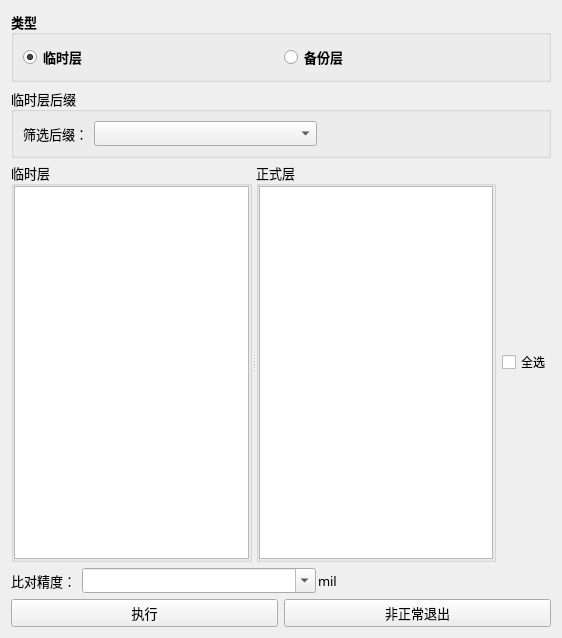
<?xml version="1.0" encoding="UTF-8"?>
<ui version="4.0">
 <class>Form</class>
 <widget class="QWidget" name="Form">
  <property name="geometry">
   <rect>
    <x>0</x>
    <y>0</y>
    <width>562</width>
    <height>624</height>
   </rect>
  </property>
  <property name="font">
   <font>
    <family>微软雅黑</family>
    <pointsize>10</pointsize>
   </font>
  </property>
  <property name="windowTitle">
   <string>临时层/备份层比对</string>
  </property>
  <layout class="QVBoxLayout" name="verticalLayout_7" stretch="0,0,0,0">
   <item>
    <widget class="QGroupBox" name="groupBox_7">
     <property name="font">
      <font>
       <family>微软雅黑</family>
       <pointsize>10</pointsize>
       <weight>75</weight>
       <bold>true</bold>
      </font>
     </property>
     <property name="title">
      <string>类型</string>
     </property>
     <layout class="QHBoxLayout" name="horizontalLayout_8">
      <item>
       <widget class="QRadioButton" name="radioButton">
        <property name="cursor">
         <cursorShape>PointingHandCursor</cursorShape>
        </property>
        <property name="text">
         <string>临时层</string>
        </property>
        <property name="checked">
         <bool>true</bool>
        </property>
       </widget>
      </item>
      <item>
       <widget class="QRadioButton" name="radioButton_2">
        <property name="cursor">
         <cursorShape>PointingHandCursor</cursorShape>
        </property>
        <property name="text">
         <string>备份层</string>
        </property>
       </widget>
      </item>
     </layout>
    </widget>
   </item>
   <item>
    <widget class="QStackedWidget" name="stackedWidget">
     <property name="currentIndex">
      <number>0</number>
     </property>
     <widget class="QWidget" name="page">
      <layout class="QVBoxLayout" name="verticalLayout_5" stretch="0,1">
       <property name="spacing">
        <number>4</number>
       </property>
       <property name="leftMargin">
        <number>0</number>
       </property>
       <property name="topMargin">
        <number>0</number>
       </property>
       <property name="rightMargin">
        <number>0</number>
       </property>
       <property name="bottomMargin">
        <number>0</number>
       </property>
       <item>
        <layout class="QHBoxLayout" name="horizontalLayout">
         <item>
          <widget class="QGroupBox" name="groupBox">
           <property name="font">
            <font>
             <family>微软雅黑</family>
             <pointsize>10</pointsize>
             <weight>50</weight>
             <bold>false</bold>
            </font>
           </property>
           <property name="title">
            <string>临时层后缀</string>
           </property>
           <layout class="QHBoxLayout" name="horizontalLayout_2" stretch="0,1,1">
            <item>
             <widget class="QLabel" name="label_3">
              <property name="font">
               <font>
                <family>微软雅黑</family>
                <pointsize>10</pointsize>
                <weight>50</weight>
                <bold>false</bold>
               </font>
              </property>
              <property name="text">
               <string>筛选后缀：</string>
              </property>
             </widget>
            </item>
            <item>
             <widget class="QComboBox" name="comboBox_temp">
              <property name="font">
               <font>
                <family>微软雅黑</family>
                <pointsize>9</pointsize>
                <weight>50</weight>
                <bold>false</bold>
               </font>
              </property>
             </widget>
            </item>
            <item>
             <spacer name="horizontalSpacer">
              <property name="orientation">
               <enum>Qt::Horizontal</enum>
              </property>
              <property name="sizeHint" stdset="0">
               <size>
                <width>40</width>
                <height>20</height>
               </size>
              </property>
             </spacer>
            </item>
           </layout>
          </widget>
         </item>
        </layout>
       </item>
       <item>
        <layout class="QHBoxLayout" name="horizontalLayout_6">
         <property name="spacing">
          <number>6</number>
         </property>
         <item>
          <widget class="QSplitter" name="splitter">
           <property name="orientation">
            <enum>Qt::Horizontal</enum>
           </property>
           <property name="opaqueResize">
            <bool>true</bool>
           </property>
           <property name="childrenCollapsible">
            <bool>false</bool>
           </property>
           <widget class="QGroupBox" name="groupBox_2">
            <property name="minimumSize">
             <size>
              <width>0</width>
              <height>400</height>
             </size>
            </property>
            <property name="title">
             <string>临时层</string>
            </property>
            <layout class="QVBoxLayout" name="verticalLayout">
             <property name="leftMargin">
              <number>0</number>
             </property>
             <property name="topMargin">
              <number>0</number>
             </property>
             <property name="rightMargin">
              <number>0</number>
             </property>
             <property name="bottomMargin">
              <number>0</number>
             </property>
             <item>
              <widget class="QListWidget" name="listWidget">
               <property name="cursor" stdset="0">
                <cursorShape>PointingHandCursor</cursorShape>
               </property>
              </widget>
             </item>
            </layout>
           </widget>
           <widget class="QGroupBox" name="groupBox_3">
            <property name="title">
             <string>正式层</string>
            </property>
            <layout class="QVBoxLayout" name="verticalLayout_2">
             <property name="leftMargin">
              <number>0</number>
             </property>
             <property name="topMargin">
              <number>0</number>
             </property>
             <property name="rightMargin">
              <number>0</number>
             </property>
             <property name="bottomMargin">
              <number>0</number>
             </property>
             <item>
              <widget class="QTableWidget" name="tableWidget"/>
             </item>
            </layout>
           </widget>
          </widget>
         </item>
         <item>
          <widget class="QCheckBox" name="checkBox_all">
           <property name="font">
            <font>
             <family>微软雅黑</family>
             <pointsize>9</pointsize>
            </font>
           </property>
           <property name="cursor">
            <cursorShape>PointingHandCursor</cursorShape>
           </property>
           <property name="text">
            <string>全选</string>
           </property>
          </widget>
         </item>
        </layout>
       </item>
      </layout>
     </widget>
     <widget class="QWidget" name="page_2">
      <layout class="QVBoxLayout" name="verticalLayout_6" stretch="0,1">
       <property name="spacing">
        <number>4</number>
       </property>
       <property name="leftMargin">
        <number>0</number>
       </property>
       <property name="topMargin">
        <number>0</number>
       </property>
       <property name="rightMargin">
        <number>0</number>
       </property>
       <property name="bottomMargin">
        <number>0</number>
       </property>
       <item>
        <layout class="QHBoxLayout" name="horizontalLayout_9">
         <item>
          <widget class="QGroupBox" name="groupBox_6">
           <property name="font">
            <font>
             <family>微软雅黑</family>
             <pointsize>10</pointsize>
             <weight>50</weight>
             <bold>false</bold>
            </font>
           </property>
           <property name="title">
            <string>备份层后缀</string>
           </property>
           <layout class="QHBoxLayout" name="horizontalLayout_10" stretch="0,1,1">
            <item>
             <widget class="QLabel" name="label_4">
              <property name="font">
               <font>
                <family>微软雅黑</family>
                <pointsize>10</pointsize>
                <weight>50</weight>
                <bold>false</bold>
               </font>
              </property>
              <property name="text">
               <string>筛选后缀：</string>
              </property>
             </widget>
            </item>
            <item>
             <widget class="QComboBox" name="comboBox_temp_2">
              <property name="font">
               <font>
                <family>微软雅黑</family>
                <pointsize>9</pointsize>
                <weight>50</weight>
                <bold>false</bold>
               </font>
              </property>
             </widget>
            </item>
            <item>
             <spacer name="horizontalSpacer_2">
              <property name="orientation">
               <enum>Qt::Horizontal</enum>
              </property>
              <property name="sizeHint" stdset="0">
               <size>
                <width>40</width>
                <height>20</height>
               </size>
              </property>
             </spacer>
            </item>
           </layout>
          </widget>
         </item>
        </layout>
       </item>
       <item>
        <layout class="QHBoxLayout" name="horizontalLayout_7">
         <property name="spacing">
          <number>6</number>
         </property>
         <item>
          <widget class="QSplitter" name="splitter_2">
           <property name="orientation">
            <enum>Qt::Horizontal</enum>
           </property>
           <property name="opaqueResize">
            <bool>true</bool>
           </property>
           <property name="childrenCollapsible">
            <bool>false</bool>
           </property>
           <widget class="QGroupBox" name="groupBox_4">
            <property name="minimumSize">
             <size>
              <width>0</width>
              <height>400</height>
             </size>
            </property>
            <property name="title">
             <string>备份层</string>
            </property>
            <layout class="QVBoxLayout" name="verticalLayout_3">
             <property name="leftMargin">
              <number>0</number>
             </property>
             <property name="topMargin">
              <number>0</number>
             </property>
             <property name="rightMargin">
              <number>0</number>
             </property>
             <property name="bottomMargin">
              <number>0</number>
             </property>
             <item>
              <widget class="QListWidget" name="listWidget_2">
               <property name="cursor" stdset="0">
                <cursorShape>PointingHandCursor</cursorShape>
               </property>
              </widget>
             </item>
            </layout>
           </widget>
           <widget class="QGroupBox" name="groupBox_5">
            <property name="title">
             <string>正式层</string>
            </property>
            <layout class="QVBoxLayout" name="verticalLayout_4">
             <property name="leftMargin">
              <number>0</number>
             </property>
             <property name="topMargin">
              <number>0</number>
             </property>
             <property name="rightMargin">
              <number>0</number>
             </property>
             <property name="bottomMargin">
              <number>0</number>
             </property>
             <item>
              <widget class="QTableWidget" name="tableWidget_2"/>
             </item>
            </layout>
           </widget>
          </widget>
         </item>
         <item>
          <widget class="QCheckBox" name="checkBox_all_2">
           <property name="font">
            <font>
             <family>微软雅黑</family>
             <pointsize>9</pointsize>
            </font>
           </property>
           <property name="cursor">
            <cursorShape>PointingHandCursor</cursorShape>
           </property>
           <property name="text">
            <string>全选</string>
           </property>
          </widget>
         </item>
        </layout>
       </item>
      </layout>
     </widget>
    </widget>
   </item>
   <item>
    <layout class="QHBoxLayout" name="horizontalLayout_4" stretch="0,1">
     <item>
      <widget class="QLabel" name="label">
       <property name="text">
        <string>比对精度：</string>
       </property>
      </widget>
     </item>
     <item>
      <layout class="QHBoxLayout" name="horizontalLayout_3" stretch="0,0">
       <property name="spacing">
        <number>2</number>
       </property>
       <item>
        <widget class="QComboBox" name="comboBox_resolution">
         <property name="font">
          <font>
           <family>微软雅黑</family>
           <pointsize>9</pointsize>
          </font>
         </property>
         <property name="editable">
          <bool>true</bool>
         </property>
        </widget>
       </item>
       <item>
        <widget class="QLabel" name="label_2">
         <property name="text">
          <string>mil</string>
         </property>
        </widget>
       </item>
      </layout>
     </item>
    </layout>
   </item>
   <item>
    <layout class="QHBoxLayout" name="horizontalLayout_5">
     <item>
      <widget class="QPushButton" name="pushButton_exec">
       <property name="cursor">
        <cursorShape>PointingHandCursor</cursorShape>
       </property>
       <property name="text">
        <string>执行</string>
       </property>
      </widget>
     </item>
     <item>
      <widget class="QPushButton" name="pushButton_exit">
       <property name="cursor">
        <cursorShape>PointingHandCursor</cursorShape>
       </property>
       <property name="text">
        <string>非正常退出</string>
       </property>
      </widget>
     </item>
    </layout>
   </item>
  </layout>
 </widget>
 <resources/>
 <connections/>
</ui>
